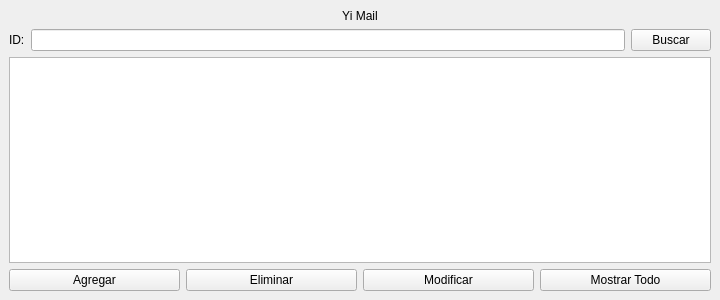
<?xml version="1.0" encoding="UTF-8"?>
<ui version="4.0">
 <class>MainWindow</class>
 <widget class="QMainWindow" name="MainWindow">
  <property name="geometry">
   <rect>
    <x>0</x>
    <y>0</y>
    <width>720</width>
    <height>300</height>
   </rect>
  </property>
  <property name="windowTitle">
   <string>MainWindow</string>
  </property>
  <widget class="QWidget" name="centralwidget">
   <layout class="QGridLayout" name="gridLayout">
    <item row="0" column="0">
     <widget class="QLabel" name="titulo">
      <property name="text">
       <string>Yi Mail</string>
      </property>
      <property name="alignment">
       <set>Qt::AlignCenter</set>
      </property>
     </widget>
    </item>
    <item row="1" column="0">
     <layout class="QHBoxLayout" name="horizontalLayout_2">
      <item>
       <widget class="QLabel" name="id_text">
        <property name="text">
         <string>ID:</string>
        </property>
       </widget>
      </item>
      <item>
       <widget class="QLineEdit" name="buscar_barra"/>
      </item>
      <item>
       <widget class="QPushButton" name="buscar">
        <property name="text">
         <string>Buscar</string>
        </property>
       </widget>
      </item>
     </layout>
    </item>
    <item row="2" column="0">
     <widget class="QTableWidget" name="bandejaTabla">
      <property name="sizeAdjustPolicy">
       <enum>QAbstractScrollArea::AdjustIgnored</enum>
      </property>
      <property name="editTriggers">
       <set>QAbstractItemView::NoEditTriggers</set>
      </property>
      <property name="dragEnabled">
       <bool>false</bool>
      </property>
      <property name="selectionMode">
       <enum>QAbstractItemView::SingleSelection</enum>
      </property>
      <property name="selectionBehavior">
       <enum>QAbstractItemView::SelectRows</enum>
      </property>
      <property name="showGrid">
       <bool>true</bool>
      </property>
      <property name="gridStyle">
       <enum>Qt::SolidLine</enum>
      </property>
      <property name="sortingEnabled">
       <bool>true</bool>
      </property>
      <property name="wordWrap">
       <bool>false</bool>
      </property>
      <property name="cornerButtonEnabled">
       <bool>false</bool>
      </property>
      <attribute name="horizontalHeaderVisible">
       <bool>true</bool>
      </attribute>
      <attribute name="horizontalHeaderCascadingSectionResizes">
       <bool>true</bool>
      </attribute>
      <attribute name="horizontalHeaderStretchLastSection">
       <bool>true</bool>
      </attribute>
      <attribute name="verticalHeaderVisible">
       <bool>false</bool>
      </attribute>
     </widget>
    </item>
    <item row="3" column="0">
     <layout class="QHBoxLayout" name="horizontalLayout">
      <item>
       <widget class="QPushButton" name="agregar">
        <property name="sizePolicy">
         <sizepolicy hsizetype="Minimum" vsizetype="Minimum">
          <horstretch>0</horstretch>
          <verstretch>1</verstretch>
         </sizepolicy>
        </property>
        <property name="text">
         <string>Agregar</string>
        </property>
       </widget>
      </item>
      <item>
       <widget class="QPushButton" name="eliminar">
        <property name="sizePolicy">
         <sizepolicy hsizetype="Minimum" vsizetype="Minimum">
          <horstretch>0</horstretch>
          <verstretch>1</verstretch>
         </sizepolicy>
        </property>
        <property name="text">
         <string>Eliminar</string>
        </property>
       </widget>
      </item>
      <item>
       <widget class="QPushButton" name="modificar">
        <property name="sizePolicy">
         <sizepolicy hsizetype="Minimum" vsizetype="Minimum">
          <horstretch>0</horstretch>
          <verstretch>1</verstretch>
         </sizepolicy>
        </property>
        <property name="text">
         <string>Modificar</string>
        </property>
       </widget>
      </item>
      <item>
       <widget class="QPushButton" name="mostrarTodo">
        <property name="text">
         <string>Mostrar Todo</string>
        </property>
       </widget>
      </item>
     </layout>
    </item>
   </layout>
  </widget>
 </widget>
 <resources/>
 <connections/>
</ui>
